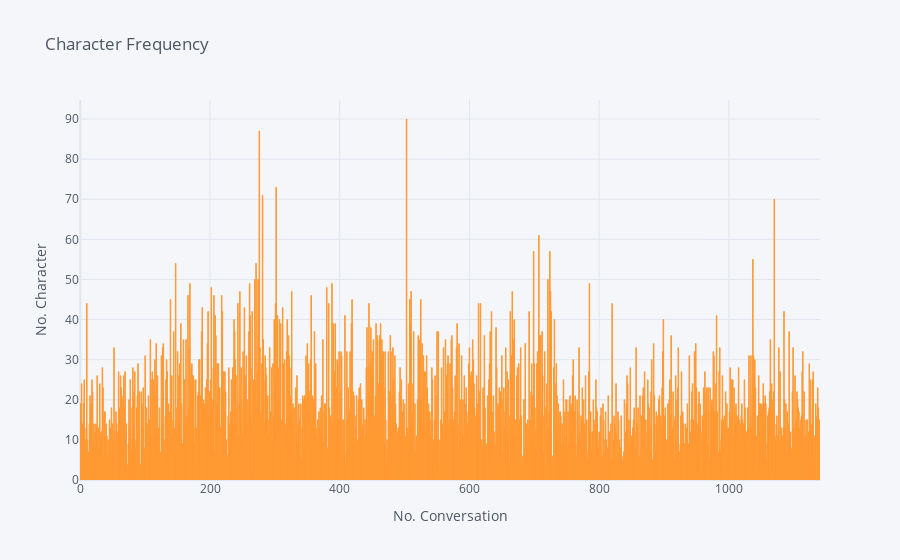

This figure's notebook cell:
### Code cell
dataset['no_char'].iplot(colors='orange',kind='bar',xTitle ='No. Conversation',yTitle ='No. Character',title='Character Frequency ')

### Figure 1 — Plotly figure (JSON) as saved in the notebook; plotly's stock layout.template omitted (floating-point values rounded to 4 significant figures; data arrays with more than 128 entries replaced by an {"elided": "..."} marker saying what was removed)
{"data": [{"marker": {"color": "rgba(255, 153, 51, 0.6)", "line": {"color": "rgba(255, 153, 51, 1.0)", "width": 1}}, "name": "no_char", "orientation": "v", "text": "", "type": "bar", "x": {"elided": "1141 int values"}, "y": {"elided": "1141 int values"}}], "layout": {"legend": {"bgcolor": "#F5F6F9", "font": {"color": "#4D5663"}}, "paper_bgcolor": "#F5F6F9", "plot_bgcolor": "#F5F6F9", "title": {"font": {"color": "#4D5663"}, "text": "Character Frequency "}, "xaxis": {"gridcolor": "#E1E5ED", "showgrid": true, "tickfont": {"color": "#4D5663"}, "title": {"font": {"color": "#4D5663"}, "text": "No. Conversation"}, "zerolinecolor": "#E1E5ED"}, "yaxis": {"gridcolor": "#E1E5ED", "showgrid": true, "tickfont": {"color": "#4D5663"}, "title": {"font": {"color": "#4D5663"}, "text": "No. Character"}, "zerolinecolor": "#E1E5ED"}}}
